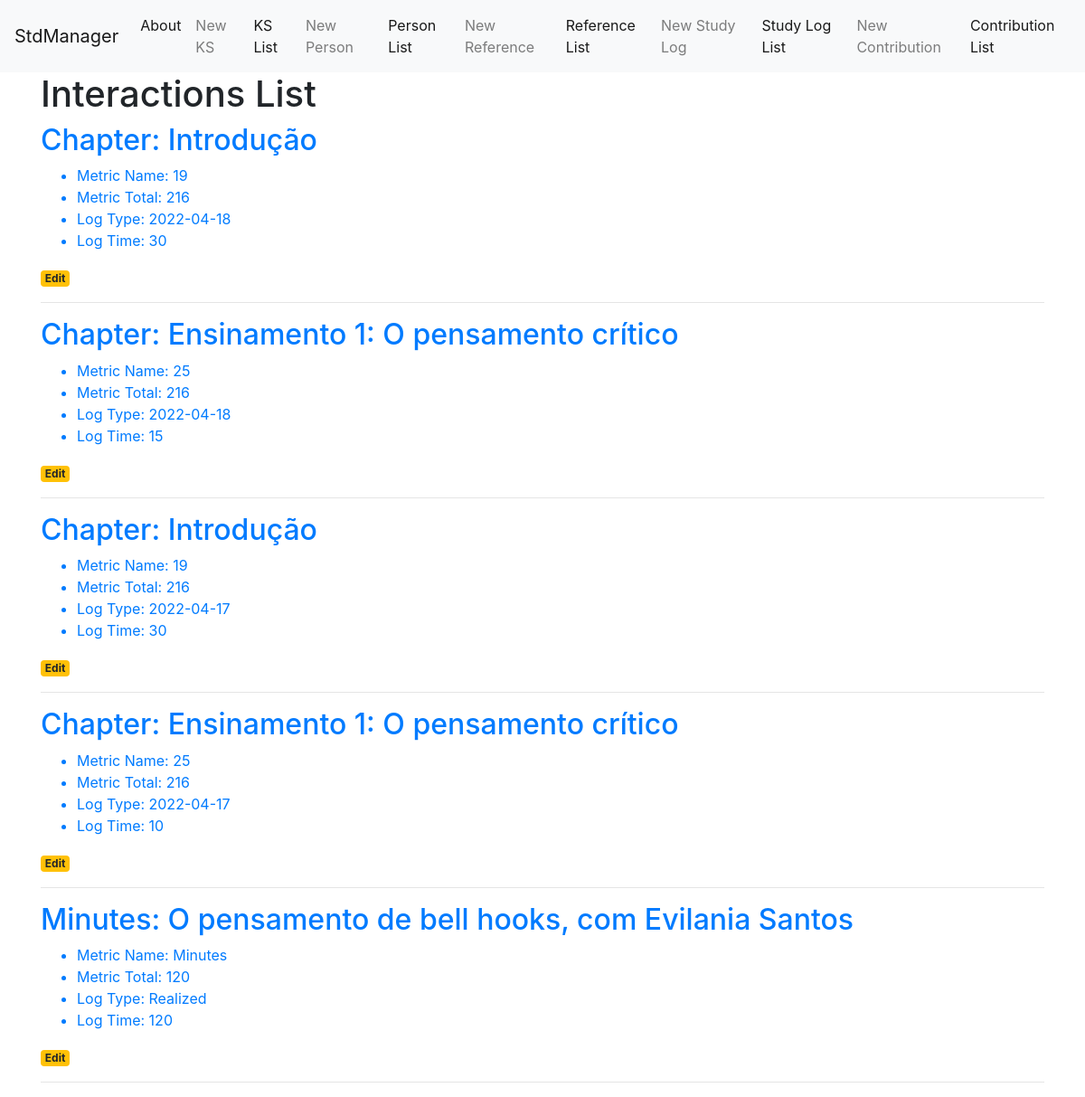
Page /interaction-list on the earlier database version.
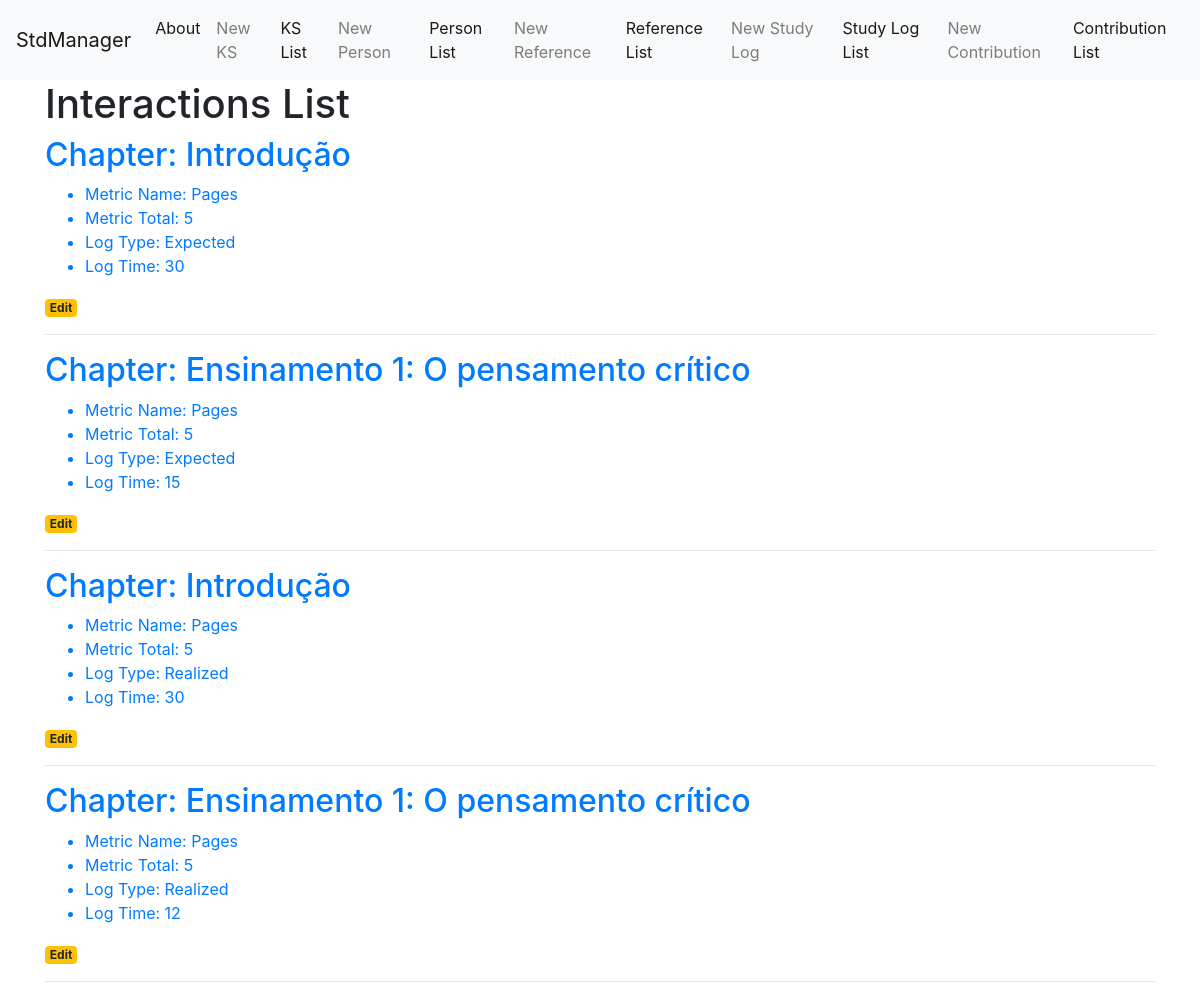
Same page on the later database version.
### tables this page shows
CREATE TABLE interaction (
	interaction_id INTEGER PRIMARY KEY AUTOINCREMENT,
	interaction_created_at TIMESTAMP NOT NULL DEFAULT CURRENT_TIMESTAMP,
	interaction_type_of_study TEXT NOT NULL,
	ks_type TEXT NOT NULL,
	ks_id INTEGER NOT NULL,
	ks_partition_type TEXT NOT NULL,
	ks_partition_name TEXT NOT NULL,
	ks_partition_number TEXT NOT NULL,
	interaction_date TIMESTAMP NOT NULL,
	ks_partition_metric TEXT NOT NULL,
	ks_partition_start TEXT NOT NULL,
	ks_partition_finish TEXT NOT NULL,
	ks_partition_total INTEGER NOT NULL,
	ks_total INTEGER NOT NULL,
	ks_partition_percentage NUMBER NOT NULL,
	interaction_log_type TEXT NOT NULL,
	interaction_log_time_min INTEGER NOT NULL
);

### app.py (the view)
@app.route('/interaction-list')
def interaction_list():
    conn = get_db_connection()
    interaction = conn.execute('SELECT * FROM interaction').fetchall()
    conn.close()
    return render_template('interaction_list.html', interaction=interaction)

### app.py (called while the page is built)
def get_db_connection():
    conn = sqlite3.connect('database.db')
    conn.row_factory = sqlite3.Row
    return conn

### templates/interaction_list.html
{% extends 'base.html' %}
{% block content %}
    <h1>{% block title %} Interactions List {% endblock %}</h1>
    {% for item in interaction %}
        <a href="#">
            <h2>{{ item['ks_partition_type'] }}: {{ item['ks_partition_name'] }}</h2>
            <ul>
                <li>Metric Name: {{ item['ks_partition_metric'] }}</li>
                <li>Metric Total: {{ item['ks_partition_total'] }}</li>
                <li>Log Type: {{ item['interaction_log_type'] }}</li>
                <li>Log Time: {{ item['interaction_log_time_min'] }}</li>
            </ul>
        </a>
        <a href="{{ url_for('interaction_edit', interaction_id=item['interaction_id']) }}">
            <span class="badge badge-warning">Edit</span>
        </a>
        <hr>
    {% endfor %}
{% endblock %}

### templates/base.html (shortened to what this page needs)
<!doctype html>
<html lang="en">
  <head>
    <link rel="stylesheet" href="https://stackpath.bootstrapcdn.com/bootstrap/4.3.1/css/bootstrap.min.css">
  </head>
  <body>
    <nav class="navbar navbar-expand-md navbar-light bg-light">
        <a class="navbar-brand" href="{{ url_for('index')}}">StdManager</a>
        <div class="collapse navbar-collapse" id="navbarNav">
            <ul class="navbar-nav">
            <li class="nav-item active">
                <a class="nav-link" href="{{url_for('about')}}">About</a>
            </li>
            <li class="nav-item">
                <a class="nav-link" href="{{url_for('ks_create')}}">New KS</a>
            </li>
            <li class="nav-item active">
                <a class="nav-link" href="{{url_for('ks_list')}}">KS List</a>
            </li>
            <li class="nav-item">
                <a class="nav-link" href="{{url_for('person_create')}}">New Person</a>
            </li>
            <li class="nav-item active">
                <a class="nav-link" href="{{url_for('person_list')}}">Person List</a>
            </li>
            <li class="nav-item">
                <a class="nav-link" href="{{url_for('reference_create')}}">New Reference</a>
            </li>
            <li class="nav-item active">
                <a class="nav-link" href="{{url_for('reference_list')}}">Reference List</a>
            </li>
            <li class="nav-item">
                <a class="nav-link" href="{{url_for('interaction_create')}}">New Study Log</a>
            </li>
            <li class="nav-item active">
                <a class="nav-link" href="{{url_for('interaction_list')}}">Study Log List</a>
            </li>
            <li class="nav-item">
                <a class="nav-link" href="{{url_for('contribution_create')}}">New Contribution</a>
            </li>
            <li class="nav-item active">
                <a class="nav-link" href="{{url_for('contribution_list')}}">Contribution List</a>
            </li>
            </ul>
        </div>
    </nav>
    <div class="container">
        {% block content %} {% endblock %}
    </div>
  </body>
</html>

Differences in the rows shown:
removed interaction: ks_partition_type "Minutes", ks_partition_name "O pensamento de bell hooks, com Evilania Santos", ks_partition_metric "Minutes", ks_partition_total "120", interaction_log_type "Realized", interaction_log_time_min "120"
changed interaction (number 1 of 4 on the later page): ks_partition_metric "19" → "Pages"; ks_partition_total "216" → "5"; interaction_log_type "2022-04-18" → "Expected"
changed interaction (number 2 of 4 on the later page): ks_partition_metric "25" → "Pages"; ks_partition_total "216" → "5"; interaction_log_type "2022-04-18" → "Expected"
changed interaction (number 3 of 4 on the later page): ks_partition_metric "19" → "Pages"; ks_partition_total "216" → "5"; interaction_log_type "2022-04-17" → "Realized"
changed interaction (number 4 of 4 on the later page): ks_partition_metric "25" → "Pages"; ks_partition_total "216" → "5"; interaction_log_type "2022-04-17" → "Realized"; interaction_log_time_min "10" → "12"
